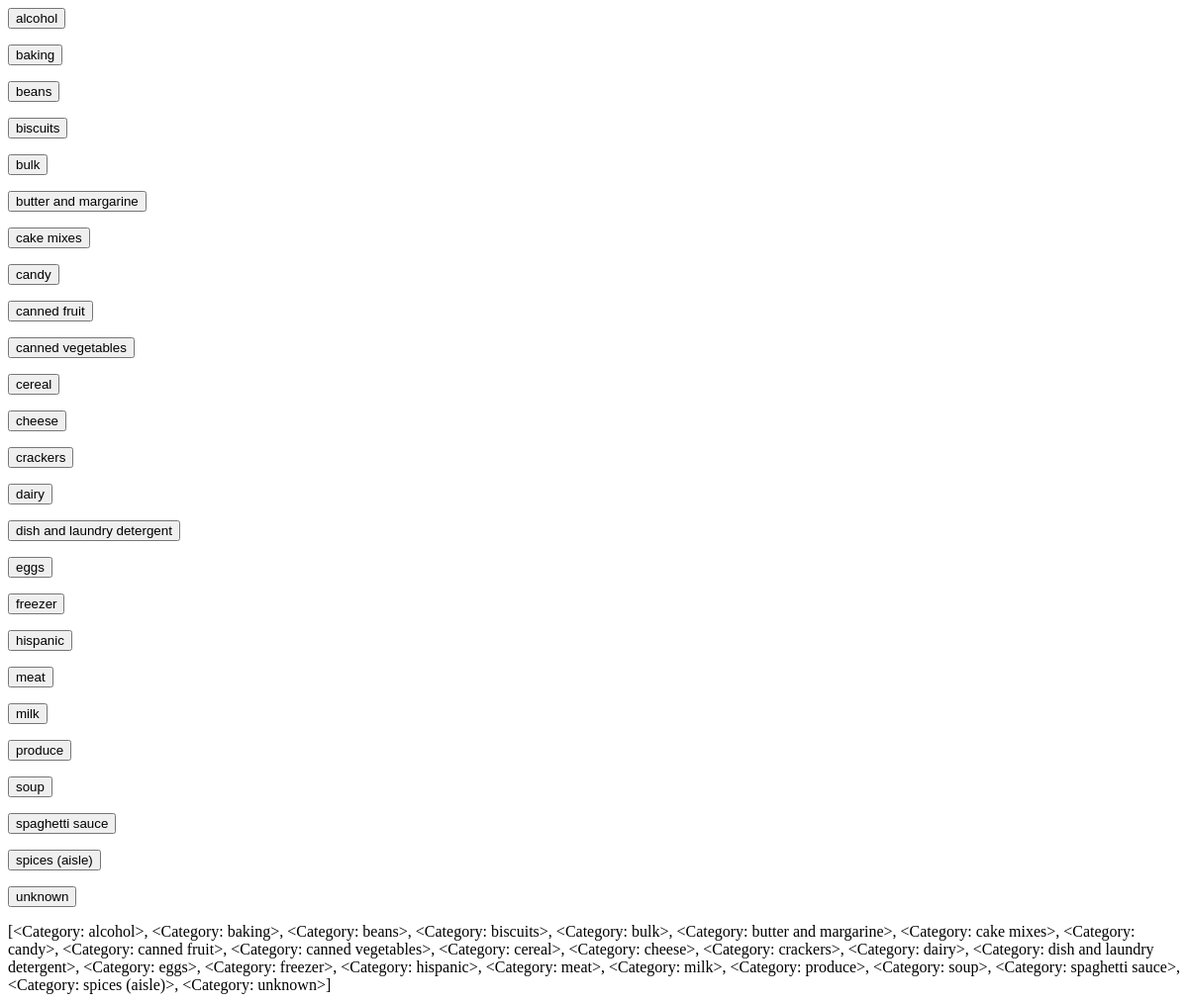
The page /kitchen/item_selector/ on the database as committed earlier.
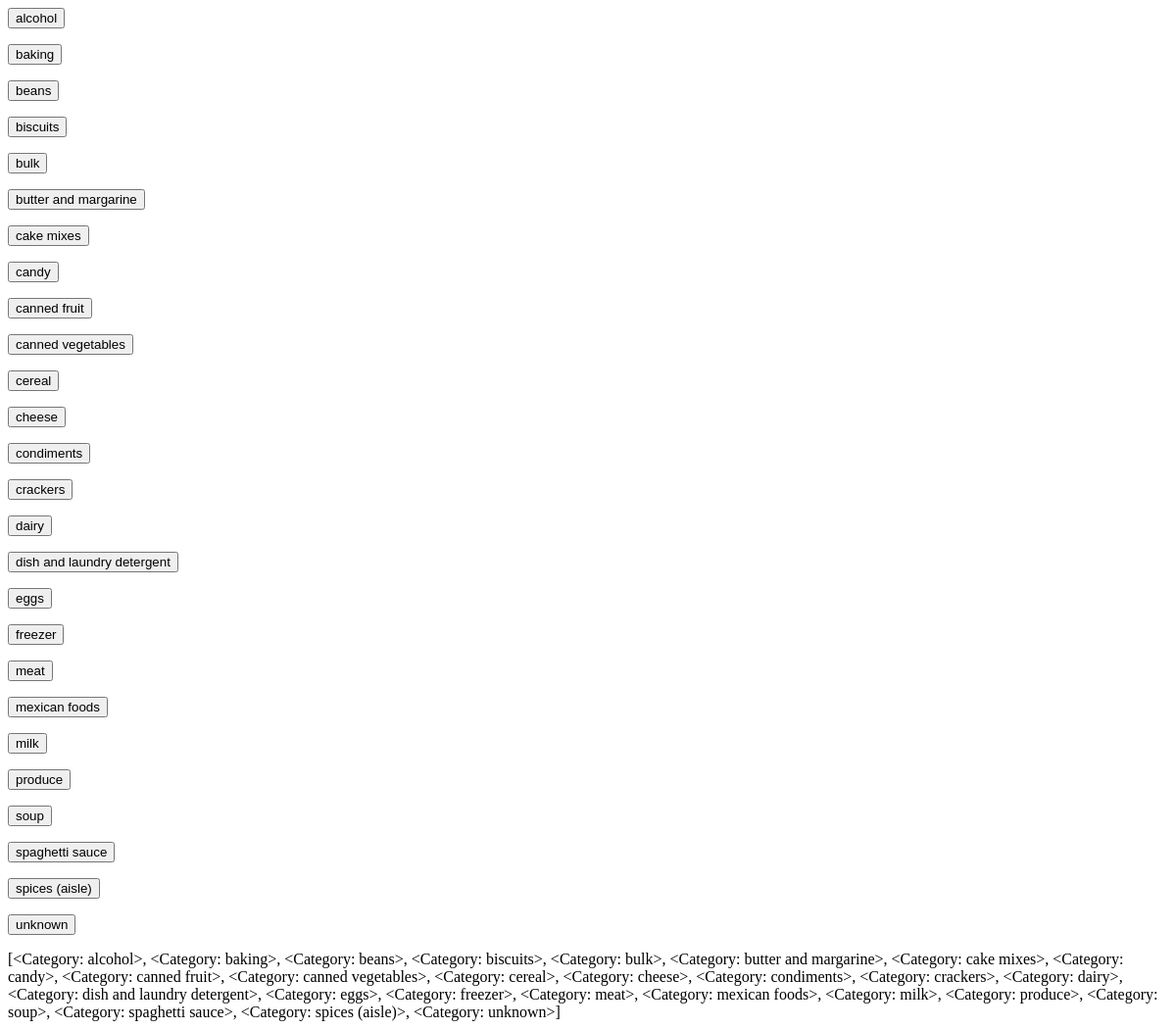
The same page on the database as committed later.
### kitchen/models.py (models this page shows)
class Category(models.Model):
    name   = models.CharField(max_length=256)
    class Meta:
        ordering = ('name',)
    def __unicode__(self):
        return self.name

### kitchen/views.py (the view)
# urls.py: url(r'item_selector/$',        views.item_selector,       name='item_selector'),
def item_selector(request):
    pass_through = []
    for p in request.POST.items():
        if p[0][0:3] == 'ud_':
            pass_through.append(p)
    try:
        cat = request.POST['cat']
    except KeyError:
        cat = None
    tree = kitchen.funcs.item_selector_tree2(cat)
    context = {
            'cat': cat,
            'pass_through': pass_through,#request.POST.items(),
            'extra': pass_through,#request.POST.items(),
            }
    if not tree:
        return item_selector_final(request)
        if not cat:
            return render(request, 'kitchen/error.html', {'message':'item selector: no category'})
        choices = kitchen.funcs.category_get_items(cat)
        context['action'] = 'kitchen:item_selector_test'
        temp = 'kitchen/item_selector_final_0.html'
    else:
        choices = tree
        temp = 'kitchen/item_selector.html'
    context['choices'] = choices
    return render(request, temp, context)

### kitchen/funcs.py (called while the page is built)
def category_is_child(c):
    cr_lst = kitchen.models.CategoryRelation.objects.all()
    for cr in cr_lst:
        if c == cr.child:
            return True
    return False

def category_top():
    c_lst = kitchen.models.Category.objects.all()
    ret = []
    for c in c_lst:
        if not category_is_child(c):
            ret.append(c)
    return ret

def item_selector_tree2(cat_name):
    if not cat_name:
        return category_top()
    cat = kitchen.models.Category.objects.filter(name=cat_name)
    return category_get_children_list(cat[0])

### kitchen/templates/kitchen/item_selector.html (shortened to what this page needs)
<html>
	{% for c in choices %}
	<form action="{% url 'kitchen:item_selector' %}" method="post">
		<input type="submit" value="{{ c }}">
	</form>
	{% endfor %}
	{{ choices }}
</html>

Rows that differ between the two databases and show on the page:
changed through a linked row, Category "alcohol": name.name "…cereal>, <Category: cheese>, <Category: crackers>, <Category: dairy>, <Category: dish and laundry detergent>, <Category: eggs>, <Category: freezer>, <Category: hispanic>, <Category: meat>, <Category: milk>, <Category: produce>,…" → "…cereal>, <Category: cheese>, <Category: condiments>, <Category: crackers>, <Category: dairy>, <Category: dish and laundry detergent>, <Category: eggs>, <Category: freezer>, <Category: meat>, <Category: mexican foods>, <Category: milk>, <Category: produce>,…"
added Category: name "condiments"
shown differently, row unchanged: Category "meat": moves up the list
changed Category: name "hispanic" → "mexican foods"
